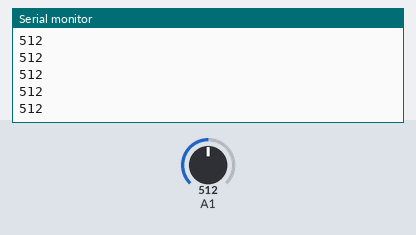
A sketch run on a simulated Arduino Uno, built with avr-gcc and run on an emulated ATmega328P. On the bench: the last lines printed to the serial monitor. Inputs (shaded band) come from the test bench; at power-on: A1 = 512.

Above: at 1.2 s.
1.3 s: A1 set to 716
At 2.2 s:
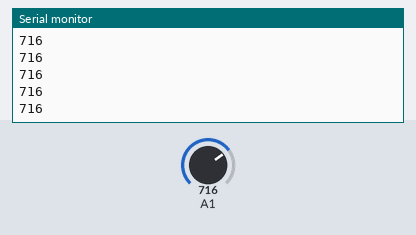
2.8 s: A1 set to 900
At 3.8 s:
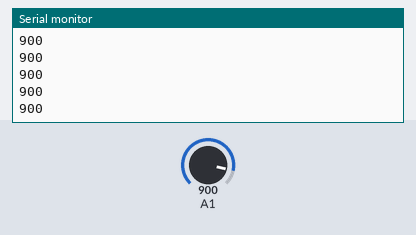
Timing chart, 0 to 5.8 s (numbered marks = the images above; inputs shaded):
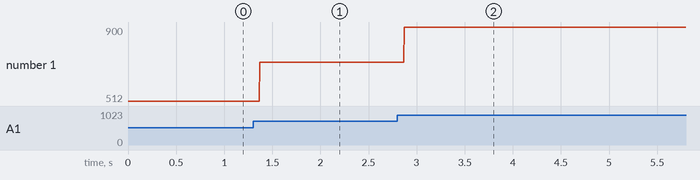

Measured:
- after the input at 1.3 s, the serial monitor: prints a new line after 0.07 s (image 1)
- after the input at 2.8 s, the serial monitor: prints a new line after 0.07 s (image 2)
- plotted number 1: 512 → 716 after the input at 1.3 s, 716 → 900 after the input at 2.8 s

The sketch:

Baca_Potensiometer.ino
```cpp
int hasilBaca;

void setup() {
  // put your setup code here, to run once:

  Serial.begin(9600);

}

void loop() {
  // put your main code here, to run repeatedly:

  hasilBaca = analogRead(A1);
  Serial.println(hasilBaca);


}
```
